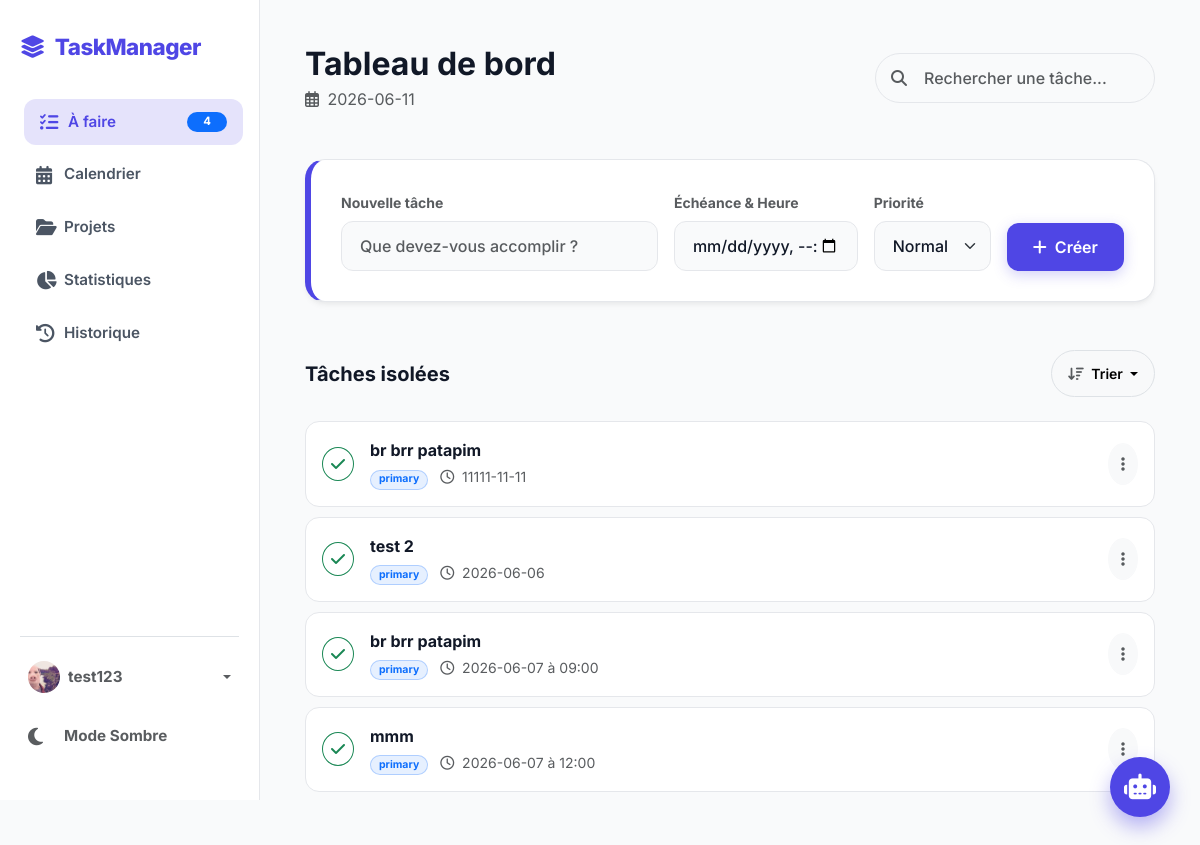
The page / (signed in) on the database its author committed.
### tables this page shows
CREATE TABLE users (
        id INTEGER PRIMARY KEY AUTOINCREMENT,
        username TEXT UNIQUE NOT NULL,
        email TEXT UNIQUE NOT NULL,
        password_hash TEXT NOT NULL,
        avatar TEXT DEFAULT NULL,
        theme TEXT DEFAULT 'system',
        notif_email INTEGER DEFAULT 1,
        notif_push INTEGER DEFAULT 1
    );

CREATE TABLE tasks (
        id INTEGER PRIMARY KEY AUTOINCREMENT,
        titre TEXT NOT NULL,
        statut TEXT DEFAULT 'A faire',
        urgence TEXT DEFAULT 'primary',
        date_echeance TEXT,
        project_id INTEGER,
        user_id INTEGER NOT NULL,
        FOREIGN KEY(project_id) REFERENCES projects(id),
        FOREIGN KEY(user_id) REFERENCES users(id)
    );

### app.py (the view)
@app.route("/")
@login_required
def accueil():
    conn = get_db_connection()
    user_id = session['user_id']
    user = conn.execute('SELECT * FROM users WHERE id = ?', (user_id,)).fetchone()
    filtre = request.args.get('trie', 'defaut')
    sql_query = 'SELECT * FROM tasks WHERE user_id = ?'
    if filtre == 'date_croissante':
        sql_query += ' ORDER BY date_echeance ASC'
    elif filtre == 'date_decroissante':
        sql_query += ' ORDER BY date_echeance DESC'
    elif filtre == 'urgence':
        sql_query += " ORDER BY CASE urgence WHEN 'danger' THEN 1 WHEN 'warning' THEN 2 WHEN 'primary' THEN 3 ELSE 4 END ASC, date_echeance ASC"
    elif filtre == 'alphabetique':
        sql_query += ' ORDER BY titre ASC'
    else:
        sql_query += " ORDER BY CASE urgence WHEN 'danger' THEN 1 WHEN 'warning' THEN 2 WHEN 'primary' THEN 3 ELSE 4 END ASC, date_echeance ASC"
    taches = conn.execute(sql_query, (user_id,)).fetchall()
    projets_actifs_db = conn.execute('SELECT * FROM projects WHERE user_id = ? AND (statut = "Actif" OR statut IS NULL)', (user_id,)).fetchall()
    projets_archives_db = conn.execute('SELECT * FROM projects WHERE user_id = ? AND statut = "Archivé"', (user_id,)).fetchall()
    conn.close()
    def formater_projets(liste_db):
        resultat = []
        for p in liste_db:
            taches_projet = [t for t in taches if t['project_id'] == p['id']]
            total = len(taches_projet)
            fait = len([t for t in taches_projet if t['statut'] == 'Terminée'])
            pourcentage = int((fait / total) * 100) if total > 0 else 0
            resultat.append({'infos': p, 'pourcentage': pourcentage, 'taches': taches_projet})
        return resultat
    liste_projets = formater_projets(projets_actifs_db)
    liste_projets_archives = formater_projets(projets_archives_db)
    a_faire = [t for t in taches if t['statut'] == 'A faire' and t['project_id'] is None]
    terminees = [t for t in taches if t['statut'] == 'Terminée' and t['project_id'] is None]
    today = date.today().isoformat()
    stat_danger = len([t for t in taches if t['urgence'] == 'danger'])
    stat_warning = len([t for t in taches if t['urgence'] == 'warning'])
    stat_primary = len([t for t in taches if t['urgence'] == 'primary'])
    total_taches = len(taches)
    total_terminees = len([t for t in taches if t['statut'] == 'Terminée'])
    taux_completion = int((total_terminees / total_taches) * 100) if total_taches > 0 else 0
    stats_kpi = {
        'total_taches': total_taches,
        'terminees': total_terminees,
        'taux_completion': taux_completion,
        'projets_actifs': len(liste_projets)
    }
    radar_labels = [p['infos']['nom'] for p in liste_projets]
    radar_data = [len(p['taches']) for p in liste_projets]
    dates_taches = {}
    for t in taches:
        if t['date_echeance'] and t['statut'] == 'A faire':
            date_str = t['date_echeance'][:10]
            dates_taches[date_str] = dates_taches.get(date_str, 0) + 1
    dates_triees = sorted(dates_taches.keys())
    line_labels = dates_triees[:7]
    line_data = [dates_taches[d] for d in line_labels]
    return render_template("index.html",
                           a_faire=a_faire, terminees=terminees,
                           projets=liste_projets, projets_archives=liste_projets_archives, today=today,
                           stats={'danger': stat_danger, 'warning': stat_warning, 'primary': stat_primary},
                           stats_kpi=stats_kpi, radar_labels=json.dumps(radar_labels), radar_data=json.dumps(radar_data),
                           line_labels=json.dumps(line_labels), line_data=json.dumps(line_data),
                           username=session.get('username'), user=user)

### app.py (called while the page is built)
def get_db_connection():
    conn = sqlite3.connect('database.db')
    conn.row_factory = sqlite3.Row
    return conn

def login_required(f):
    @wraps(f)
    def decorated_function(*args, **kwargs):
        if 'user_id' not in session:
            return redirect(url_for('login'))
        return f(*args, **kwargs)
    return decorated_function

### templates/index.html (shortened to what this page needs)
<!DOCTYPE html>
<html lang="fr">
<head>
    <link href="https://cdn.jsdelivr.net/npm/bootstrap@5.3.0/dist/css/bootstrap.min.css" rel="stylesheet">
    <link rel="stylesheet" href="https://cdnjs.cloudflare.com/ajax/libs/font-awesome/6.4.0/css/all.min.css">
    <link rel="stylesheet" href="{{ url_for('static', filename='style.css') }}">
</head>
<body>
    <div class="wrapper">
        <nav class="sidebar" id="sidebar">
            <div class="sidebar-header"><i class="fas fa-layer-group"></i> TaskManager</div>
            <div class="d-flex flex-column h-100 w-100">
                <a class="nav-link active" href="#" onclick="showTab(event, 'afaire')">
                    <i class="fas fa-list-check"></i> À faire <span class="badge bg-primary ms-auto rounded-pill px-3">{{ a_faire|length }}</span>
                </a>
                <a class="nav-link" href="#" onclick="showTab(event, 'calendar')"><i class="fas fa-calendar-alt"></i> Calendrier</a>
                <a class="nav-link" href="#" onclick="showTab(event, 'projets')"><i class="fas fa-folder-open"></i> Projets</a>
                <a class="nav-link" href="#" onclick="showTab(event, 'stats')"><i class="fas fa-chart-pie"></i> Statistiques</a>
                <a class="nav-link" href="#" onclick="showTab(event, 'terminees')"><i class="fas fa-history"></i> Historique</a>
                <div class="mt-auto pt-3 border-top pb-2">
                    <div class="dropdown mb-3">
                        <a href="#" class="nav-link text-muted d-flex align-items-center dropdown-toggle w-100 p-2" data-bs-toggle="dropdown" aria-expanded="false" style="cursor: pointer;">
                            {% if user and user.avatar %}
                                <img src="{{ url_for('static', filename='uploads/avatars/' + user.avatar) }}" class="rounded-circle me-2 object-fit-cover" style="width:32px;height:32px;" alt="Avatar">
                            {% else %}
                                <i class="fas fa-user-circle text-primary fs-4 me-2"></i>
                            {% endif %}
                            <span class="fw-bold flex-grow-1 text-truncate">{{ username }}</span>
                        </a>
                    </div>
                    <a class="nav-link text-muted p-2" href="#" onclick="toggleDarkMode(event)">
                        <i class="fas fa-moon fs-5 me-2" id="dark-icon"></i> <span id="dark-text" class="fw-bold">Mode Sombre</span>
                    </a>
                </div>
            </div>
        </nav>
        <main class="main-content">
            <div class="d-flex justify-content-between align-items-center mb-5 flex-wrap gap-3">
                <div>
                    <h2 class="fw-bolder m-0 tracking-tight">Tableau de bord</h2>
                    <p class="text-muted m-0 mt-1"><i class="far fa-calendar-alt me-1"></i> {{ today }}</p>
                </div>
                <div class="d-flex gap-3">
                    <div class="position-relative" style="width: 280px;">
                        <input type="text" id="searchInput" class="form-control ps-5 rounded-pill" placeholder="Rechercher une tâche..." onkeyup="filtrerTaches()">
                        <i class="fas fa-search position-absolute top-50 start-0 translate-middle-y ms-3 text-muted"></i>
                    </div>
                </div>
            </div>
            <div id="tab-afaire" class="tab-section animate-stagger">
                <div class="app-card mb-4" style="border-left: 6px solid var(--primary);">
                    <form action="/ajouter" method="POST" class="row g-3 align-items-end">
                        <div class="col-md-5">
                            <label class="small text-muted fw-bold mb-2">Nouvelle tâche</label>
                            <input type="text" name="titre" class="form-control" placeholder="Que devez-vous accomplir ?" required>
                        </div>
                        <div class="col-md-3">
                            <label class="small text-muted fw-bold mb-2">Échéance & Heure</label>
                            <input type="datetime-local" name="date" class="form-control">
                        </div>
                        <div class="col-md-2">
                            <label class="small text-muted fw-bold mb-2">Priorité</label>
                            <select name="urgence" class="form-select">
                                <option value="primary">Normal</option>
                            </select>
                        </div>
                        <div class="col-md-2">
                            <button type="submit" class="btn btn-primary w-100"><i class="fas fa-plus me-1"></i> Créer</button>
                        </div>
                    </form>
                </div>
                <div class="d-flex justify-content-between align-items-center mb-4 mt-5">
                    <h5 class="fw-bolder m-0">Tâches isolées</h5>
                    <div class="dropdown">
                        <button class="btn btn-sm btn-light border dropdown-toggle rounded-pill px-3" type="button" data-bs-toggle="dropdown">
                            <i class="fas fa-sort-amount-down me-1 text-muted"></i> Trier
                        </button>
                    </div>
                </div>
                <div>
                    {% for tache in a_faire %}
                        <div class="task-item d-flex justify-content-between align-items-center p-3 search-item bg-card">
                            <div class="d-flex align-items-center gap-3">
                                <a href="/valider/{{ tache.id }}" class="btn btn-outline-success rounded-circle btn-check-anim p-2 lh-1"><i class="fas fa-check"></i></a>
                                <div>
                                    <div class="fw-bold fs-6">{{ tache.titre }}</div>
                                    <div class="small text-muted mt-1">
                                        <span class="badge bg-{{ tache.urgence }} bg-opacity-10 text-{{ tache.urgence }} border border-{{ tache.urgence }} border-opacity-25 rounded-pill px-2">{{ tache.urgence }}</span>
                                        {% if tache.date_echeance %}
                                            <i class="far fa-clock ms-2 me-1"></i> {{ tache.date_echeance | replace('T', ' à ') }}
                                        {% endif %}
                                    </div>
                                </div>
                            </div>
                            <div class="dropdown">
                                <button class="btn btn-light rounded-circle p-2 text-muted" type="button" data-bs-toggle="dropdown"><i class="fas fa-ellipsis-v px-1"></i></button>
                            </div>
                        </div>
                    {% else %}
                        <div class="text-center py-5">
                            <div class="display-1 text-muted opacity-25 mb-3"><i class="fas fa-clipboard-check"></i></div>
                            <h5 class="text-muted fw-bold">Tout est fait !</h5>
                            <p class="text-muted small">Aucune tâche isolée en cours.</p>
                        </div>
                    {% endfor %}
                </div>
            </div>
        </main>
    </div>
    <div class="chatbot-fab" onclick="toggleChat()">
        <i class="fas fa-robot"></i>
    </div>
</body>
</html>

### static/style.css (style rules this page uses)
.chatbot-fab { position: fixed; bottom: 30px; right: 30px; width: 60px; height: 60px; border-radius: 50%; background: var(--primary); color: #fff; display: flex; align-items: center; justify-content: center; font-size: 1.6rem; box-shadow: 0 10px 20px rgba(79, 70, 229, 0.4); cursor: pointer; z-index: 9999; transition: all 0.3s cubic-bezier(0.4, 0, 0.2, 1); }
:root { --primary: #4F46E5; --primary-hover: #4338ca; --primary-glow: rgba(79, 70, 229, 0.15); --bg-body: #F9FAFB; --bg-card: #ffffff; --text-main: #111827; --text-muted: #4B5563; --border: #E5E7EB; --sidebar-width: 260px; --glass-bg: rgba(255, 255, 255, 0.7); --glass-border: rgba(243, 244, 246, 0.6); --shadow-sm: 0 1px 2px 0 rgba(0, 0, 0, 0.05); --shadow-md: 0 4px 6px -1px rgba(0, 0, 0, 0.05), 0 2px 4px -1px rgba(0, 0, 0, 0.03); --shadow-lg: 0 20px 25px -5px rgba(0, 0, 0, 0.05), 0 10px 10px -5px rgba(0, 0, 0, 0.02); }
body { background-color: var(--bg-body); color: var(--text-main); font-family: 'Inter', sans-serif; transition: background-color 0.4s cubic-bezier(0.4, 0, 0.2, 1), color 0.4s cubic-bezier(0.4, 0, 0.2, 1); overflow-x: hidden; }
.wrapper { display: flex; min-height: 100vh; }
.sidebar { width: var(--sidebar-width); background: var(--bg-card); border-right: 1px solid var(--border); position: fixed; height: 100vh; padding: 30px 20px; z-index: 2000; left: 0; top: 0; display: flex; flex-direction: column; transition: all 0.3s ease; }
.sidebar-header { font-size: 1.4rem; font-weight: 800; color: var(--primary); margin-bottom: 35px; display: flex; align-items: center; gap: 10px; letter-spacing: -0.5px; }
.nav-link { display: flex; align-items: center; padding: 12px 16px; color: var(--text-muted); border-radius: 12px; margin-bottom: 6px; text-decoration: none; font-weight: 600; font-size: 0.95rem; cursor: pointer; transition: all 0.2s cubic-bezier(0.4, 0, 0.2, 1); }
.nav-link:hover, .nav-link.active { background-color: var(--primary-glow); color: var(--primary); transform: translateX(4px); }
.nav-link i { width: 28px; font-size: 1.15rem; }
.main-content { flex: 1; margin-left: var(--sidebar-width); padding: 45px; min-width: 0; }
.app-card { background-color: var(--bg-card); border: 1px solid var(--border); border-radius: 20px; padding: 30px; box-shadow: var(--shadow-md); transition: transform 0.3s ease, box-shadow 0.3s ease, background-color 0.3s ease, border-color 0.3s ease; }
.form-control, .form-select { background-color: var(--bg-body); border: 1px solid var(--border); color: var(--text-main); padding: 12px 18px; border-radius: 12px; font-weight: 500; transition: all 0.25s ease; }
.btn { border-radius: 12px; font-weight: 600; padding: 12px 24px; transition: all 0.25s cubic-bezier(0.4, 0, 0.2, 1); }
.btn-primary { background: var(--primary); border: none; box-shadow: 0 4px 14px rgba(79, 70, 229, 0.25); }
.task-item { border: 1px solid var(--border); border-radius: 14px; margin-bottom: 10px; background: var(--bg-card); transition: all 0.2s ease; }

### rows shown on the page
users: avatar (picture), username "test123"
tasks: titre "br brr patapim", urgence "primary", date_echeance "11111-11-11"
tasks: titre "test 2", urgence "primary", date_echeance "2026-06-06"
tasks: titre "br brr patapim", urgence "primary", date_echeance "2026-06-07 à 09:00"
tasks: titre "mmm", urgence "primary", date_echeance "2026-06-07 à 12:00"

### other values the page prints
{{ a_faire|length }} "4"
{{ today }} "2026-06-11"
